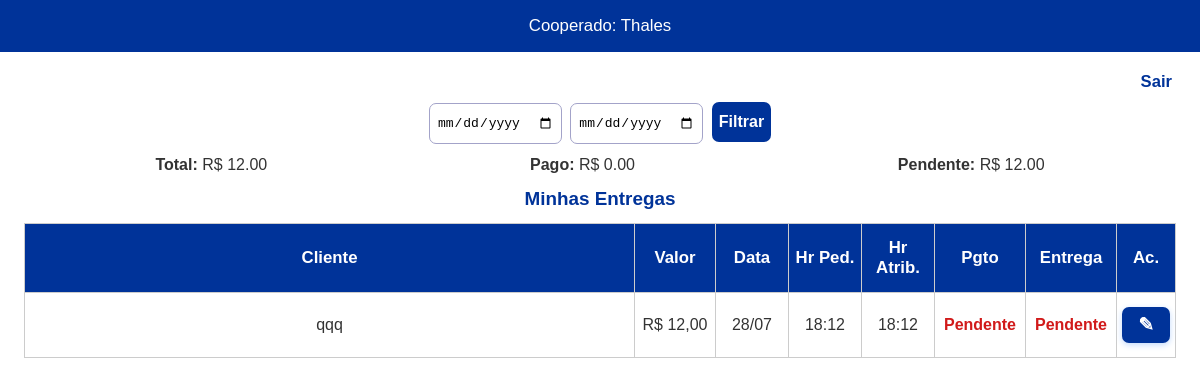
Screenshot of /painel_cooperado (signed in) with the database file from the repository.
### app.py (models this page shows)
class Entrega(db.Model):
    id = db.Column(db.Integer, primary_key=True)
    cliente = db.Column(db.String(100), nullable=False)
    bairro = db.Column(db.String(50), nullable=False)
    valor = db.Column(db.Float, nullable=False)
    data_envio = db.Column(db.DateTime, nullable=False, default=datetime.utcnow)
    data_atribuida = db.Column(db.DateTime, nullable=True)
    cooperado_id = db.Column(db.Integer, db.ForeignKey('cooperado.id'), nullable=True)
    status_pagamento = db.Column(db.String(20), nullable=True)  # "Pago" ou "Pendente"
    status = db.Column(db.String(20), nullable=True)            # "recebido"/"pendente"
    pagamento = db.Column(db.String(20), default="Dinheiro")    # Método de pagamento
    cooperado = db.relationship('Cooperado', backref='entregas')

### app.py (the view)
@app.route('/painel_cooperado')
def painel_cooperado():
    if session.get('user_id') is None or session.get('is_admin'):
        return redirect(url_for('login'))
    user_id = session['user_id']
    inicio = request.args.get('inicio')
    fim = request.args.get('fim')
    query = Entrega.query.filter(Entrega.cooperado_id == user_id)
    if inicio:
        query = query.filter(Entrega.data_envio >= datetime.strptime(inicio, "%Y-%m-%d"))
    if fim:
        query = query.filter(Entrega.data_envio <= datetime.strptime(fim, "%Y-%m-%d") + timedelta(days=1))
    entregas = query.order_by(Entrega.data_envio.desc()).all()
    total_geral = sum(e.valor for e in entregas)
    total_pago = sum(e.valor for e in entregas if e.status_pagamento and e.status_pagamento.lower() == 'pago')
    total_pendente = total_geral - total_pago
    return render_template('painel_cooperado.html', entregas=entregas, total_geral=total_geral,
                           total_pago=total_pago, total_pendente=total_pendente, request=request)

### templates/painel_cooperado.html (shortened to what this page needs)
<!DOCTYPE html>
<html lang="pt-br">
<head>
</head>
<body>
    <header>
        Cooperado: {{ session['user_nome'] }}
    </header>
    <div class="container">
        <a class="logout" href="{{ url_for('logout') }}">Sair</a>
        <form method="get" class="filtros">
            <input type="date" name="inicio" value="{{ request.args.get('inicio', '') }}">
            <input type="date" name="fim" value="{{ request.args.get('fim', '') }}">
            <button type="submit">Filtrar</button>
        </form>
        <div class="estatisticas">
            <div><b>Total:</b> R$ {{ "%.2f"|format(total_geral or 0) }}</div>
            <div><b>Pago:</b> R$ {{ "%.2f"|format(total_pago or 0) }}</div>
            <div><b>Pendente:</b> R$ {{ "%.2f"|format(total_pendente or 0) }}</div>
        </div>
        <h2>Minhas Entregas</h2>
        <div class="table-container">
            <table>
                <thead>
                    <tr>
                        <th class="col-c">Cliente</th>
                        <th class="col-v">Valor</th>
                        <th class="col-d">Data</th>
                        <th class="col-hp">Hr Ped.</th>
                        <th class="col-ha">Hr Atrib.</th>
                        <th class="col-pg">Pgto</th>
                        <th class="col-e">Entrega</th>
                        <th class="col-a">Ac.</th>
                    </tr>
                </thead>
                <tbody>
                    {% for e in entregas %}
                    <tr>
                        <td class="col-c">{{ e.cliente }}</td>
                        <td class="col-v">R$ {{ '%.2f'|format(e.valor) | replace('.', ',') }}</td>
                        <td class="col-d">{{ e.data_envio.strftime('%d/%m') if e.data_envio else '-' }}</td>
                        <td class="col-hp">{{ e.data_envio.strftime('%H:%M') if e.data_envio else '-' }}</td>
                        <td class="col-ha">{{ e.data_atribuida.strftime('%H:%M') if e.data_atribuida else '-' }}</td>
                        <td class="col-pg">
                          <span class="{{ 'status-pago' if e.status_pagamento and e.status_pagamento|lower == 'pago' else 'status-pendente' }}">
                            {{ e.status_pagamento if e.status_pagamento else 'Pendente' }}
                          </span>
                        </td>
                        <td class="col-e">
                          <span class="{{ 'status-pago' if e.status == 'recebido' else 'status-pendente' }}">
                            {{ 'Entregue' if e.status == 'recebido' else 'Pendente' }}
                          </span>
                        </td>
                        <td class="col-a">
                            <a class="btn" href="{{ url_for('editar_entrega', id=e.id) }}">✎</a>
                        </td>
                    </tr>
                    {% else %}
                    <tr><td colspan="8">Nenhuma entrega encontrada.</td></tr>
                    {% endfor %}
                </tbody>
            </table>
        </div>
    </div>
</body>
</html>

### templates/painel_cooperado.html (style rules this page uses)
body { margin: 0; font-family: Arial, sans-serif; background: #fff; color: #333; }
header { background: #003399; color: #fff; padding: 1rem; text-align: center; font-size: 1.05rem; }
.container { padding: 8px 2vw; max-width: 100vw; margin: 0 auto; }
.logout { display: block; text-align: right; margin: 12px 4px 10px 0; color: #003399; text-decoration: none; font-weight: bold; font-size: 1.04em; }
h2 { color: #003399; text-align: center; font-size: 1.18rem; margin: 12px 0 8px 0; }
.estatisticas { font-size: 1em; margin: 3px 0 6px 0; display: flex; justify-content: space-around; }
.estatisticas div { margin: 2px 0; }
form.filtros { text-align: center; margin-bottom: 10px; }
form.filtros input, form.filtros button { margin: 0 2px; padding: 11px 7px; font-size: 1em; border-radius: 7px; border: 1.2px solid #a3a3c9; }
form.filtros button { background: #003399; color: #fff; border: none; font-weight: bold; }
.table-container { overflow-x: auto; margin-bottom: 12px; }
table { width: 100%; border-collapse: collapse; margin: 5px 0 0 0; font-size: 1em; min-width: 630px; }
th, td { border: 1px solid #ccc; padding: 14px 5px; text-align: center; }
th { background: #003399; color: #fff; font-size: 1.05em; }
.col-c { max-width: 85px; }
.col-v { width: 70px; }
.col-d, .col-hp, .col-ha { width: 62px; }
.col-pg, .col-e { width: 80px; }
.col-a { width: 48px; }
.status-pendente { color: #d11a1a; font-weight: bold; }
a.btn { padding: 7px 16px; background: #003399; color: #fff; text-decoration: none; border-radius: 7px; font-size: 1.17em; display: inline-block; font-weight: bold; box-shadow: 0 2px 6px #c3dafc; }

### rows the page displays
Entrega: cliente "qqq", valor "12,00", data_envio "28/07", data_envio "18:12", data_atribuida "18:12", status_pagamento "Pendente", status "Pendente"

### other values shown
{{ session['user_nome'] }} "Thales"
{{ "%.2f"|format(total_geral or 0) }} "12.00"
{{ "%.2f"|format(total_pago or 0) }} "0.00"
{{ "%.2f"|format(total_pendente or 0) }} "12.00"
